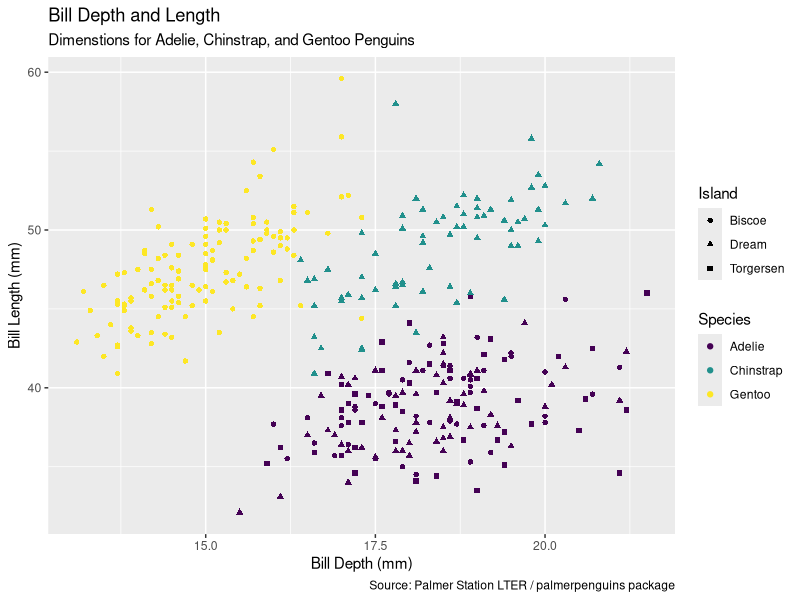
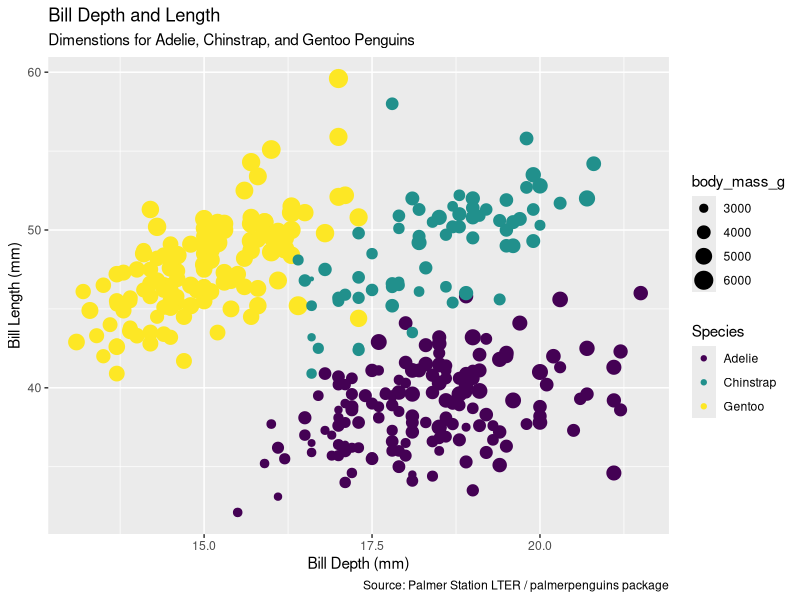
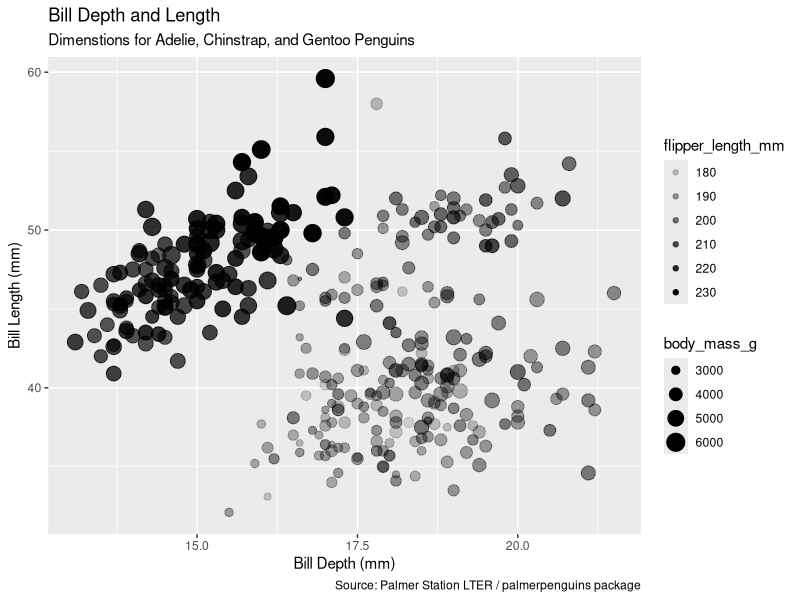
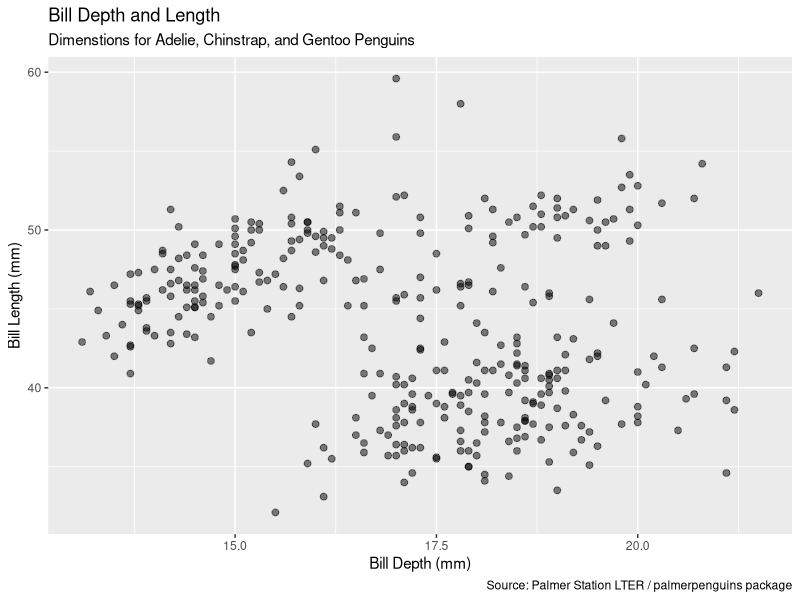
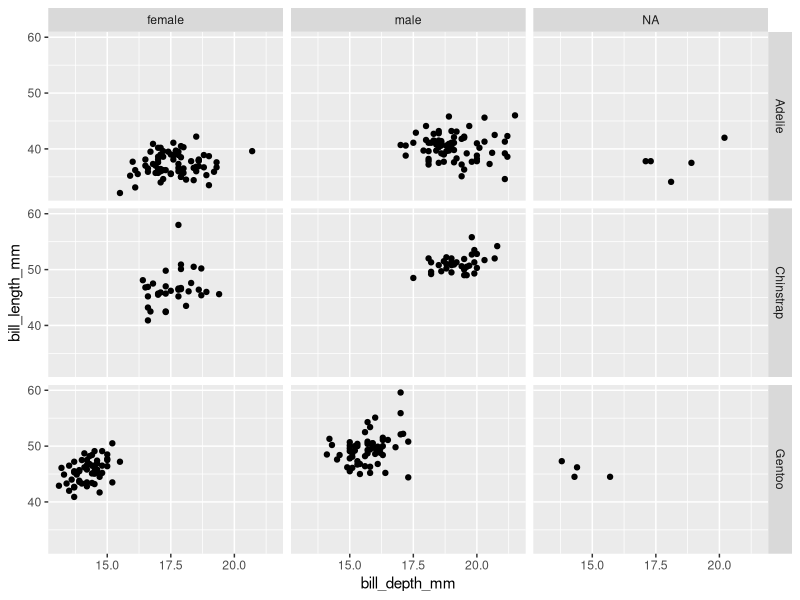
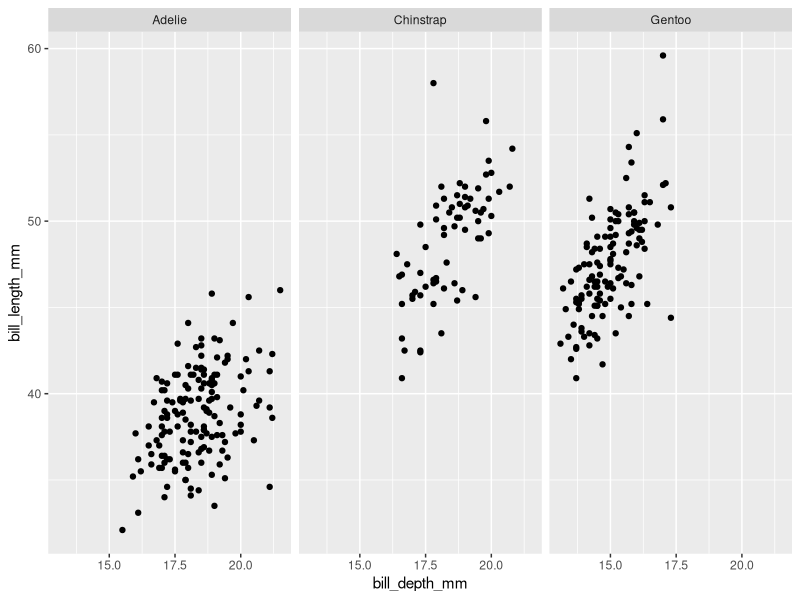
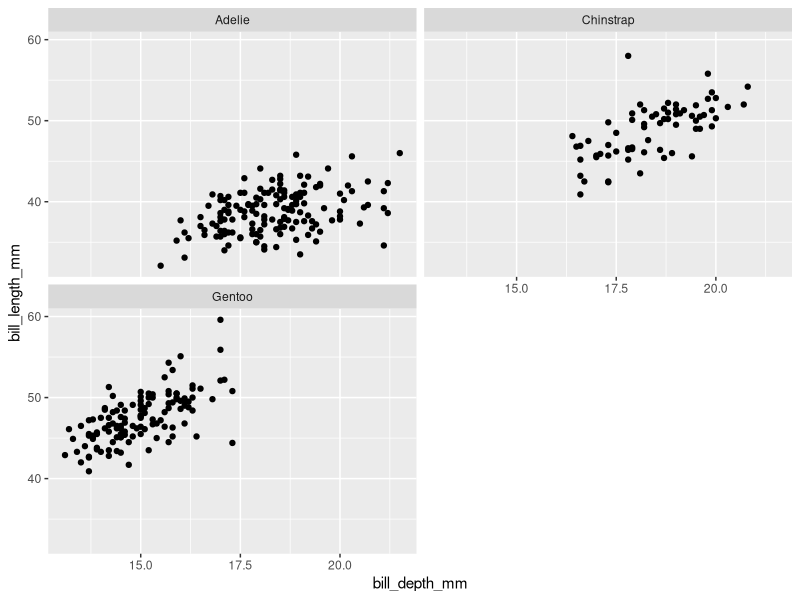
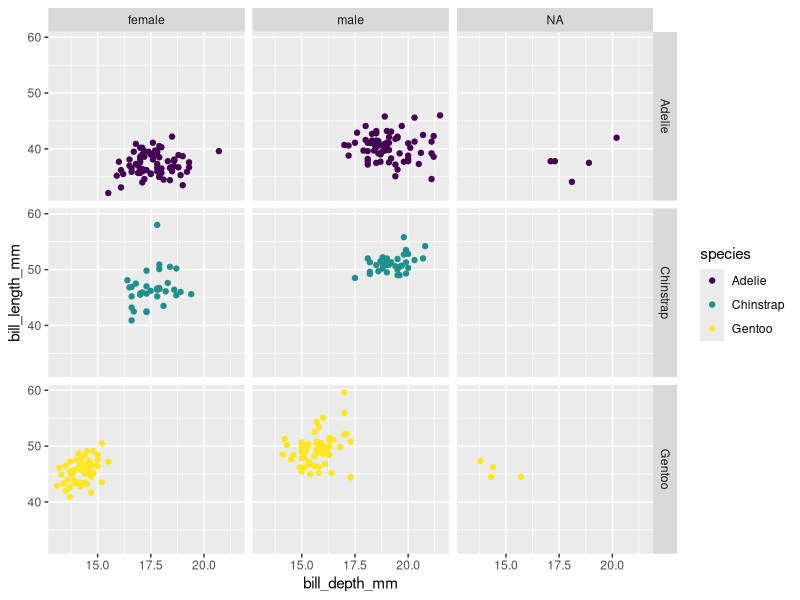

These figures' R source, in order:
## This script is to practice using ggplot2 for week 3 of OCN680

## Created by: Isabella Kintigh
## Created on: 9 September 2025

###################################################################################

## Load libraries #################

library(palmerpenguins)
library(tidyverse)

### Getting a visual on the data set before plotting #######

glimpse(penguins)

### Plotting ########################

# This adds the shape = islands to the "simple plot"
ggplot(data = penguins,
       mapping = aes(x = bill_depth_mm, 
                     y = bill_length_mm,
                     color = species,
                     shape = island)) +
  geom_point() +
  labs(title = "Bill Depth and Length", 
       subtitle = "Dimenstions for Adelie, Chinstrap, and Gentoo Penguins",
       x = "Bill Depth (mm)", 
       y = "Bill Length (mm)", 
       color = "Species",
       caption = "Source: Palmer Station LTER / palmerpenguins package",
       shape = "Island") +
  scale_colour_viridis_d() # d stands for discrete


# This plot changes the size of the points based on body mass

ggplot(data = penguins,
       mapping = aes(x = bill_depth_mm, 
                     y = bill_length_mm,
                     color = species,
                     size = body_mass_g)) +
  geom_point() +
  labs(title = "Bill Depth and Length", 
       subtitle = "Dimenstions for Adelie, Chinstrap, and Gentoo Penguins",
       x = "Bill Depth (mm)", 
       y = "Bill Length (mm)", 
       color = "Species",
       caption = "Source: Palmer Station LTER / palmerpenguins package",
       shape = "Island") +
  scale_colour_viridis_d() # d stands for discrete


# Showing mapping

ggplot(data = penguins,
       mapping = aes(x = bill_depth_mm, 
                     y = bill_length_mm,
                     size = body_mass_g,
                     alpha = flipper_length_mm)) +
  geom_point() +
  labs(title = "Bill Depth and Length", 
       subtitle = "Dimenstions for Adelie, Chinstrap, and Gentoo Penguins",
       x = "Bill Depth (mm)", 
       y = "Bill Length (mm)", 
       color = "Species",
       caption = "Source: Palmer Station LTER / palmerpenguins package",
       shape = "Island") +
  scale_colour_viridis_d() # d stands for discrete

# Showing setting

ggplot(data = penguins,
       mapping = aes(x = bill_depth_mm, 
                     y = bill_length_mm)) +
  geom_point(size = 2, alpha = 0.5) +
  labs(title = "Bill Depth and Length", 
       subtitle = "Dimenstions for Adelie, Chinstrap, and Gentoo Penguins",
       x = "Bill Depth (mm)", 
       y = "Bill Length (mm)", 
       color = "Species",
       caption = "Source: Palmer Station LTER / palmerpenguins package",
       shape = "Island") +
  scale_colour_viridis_d() # d stands for discrete


##### Faceting ########################

# Facet for sex using facet_grid

ggplot(penguins,
       aes(x = bill_depth_mm, 
           y = bill_length_mm)) +
  geom_point() +
  facet_grid(species~sex)

# Facet for species using facet_wrap

ggplot(penguins,
       aes(x = bill_depth_mm, 
           y = bill_length_mm)) +
  geom_point() +
  facet_wrap(~ species)

# Facet for species and setting it to two columns using wrap

ggplot(penguins,
       aes(x = bill_depth_mm, 
           y = bill_length_mm)) +
  geom_point() +
  facet_wrap(~ species, ncol = 2) # 2 columns


# Facet with color

ggplot(penguins, 
       aes(x = bill_depth_mm,
           y = bill_length_mm, color = species)) +
  geom_point() +
  scale_colour_viridis_d() +
  facet_grid(species~sex)

# Facet with color and no legends

ggplot(penguins, 
       aes(x = bill_depth_mm,
           y = bill_length_mm, color = species)) +
  geom_point() +
  scale_colour_viridis_d() +
  facet_grid(species~sex) +
  guides(color = FALSE)



